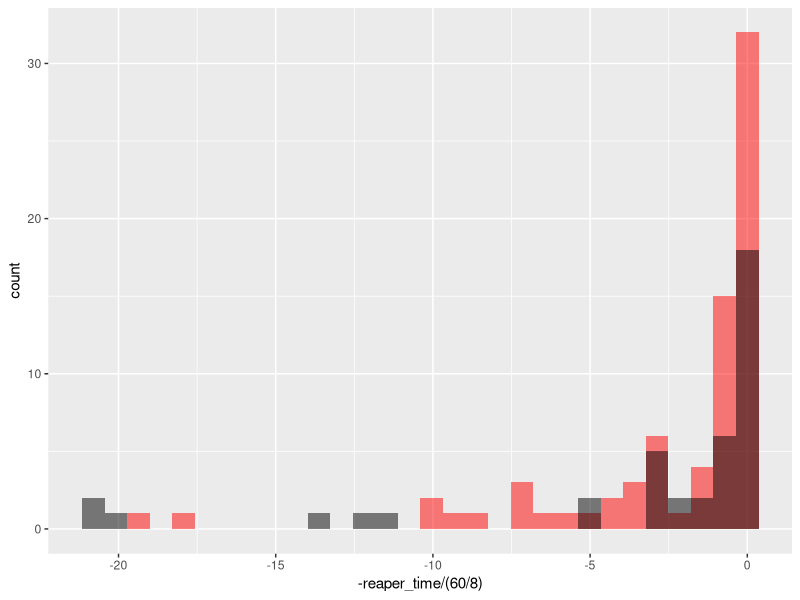

The R source for this figure:
library(dplyr)
library(tidyr)
library(stringr)
library(purrr)
library(tibble)
library(ggplot2)
library(cowplot)


define_cell_type <- function(temp_df, cell) {
  cell_count <- unlist(lapply(deframe(temp_df[,c('cell_id',cell)]), function(x) length(x)))
  cell_ratio <- unname(cell_count / temp_df$frame_count)
  return(cell_ratio)
}


# Directory
setwd(dirname(rstudioapi::getActiveDocumentContext()$path))
getwd() #check our working directory


# Load data
df_test <- read.csv('test.csv')

### Convert all lists to numeric lists
# columns_to_numlist <- c("spot_ids", "frames", "apoptotic_frames", "apoptotic_spots", 
#                         "macrophage_frames", "macrophage_spots", "touching_frames", 
#                         "touching_cells", "neighbor_frames", "neighbor_cells")
columns_to_numlist <- c(4,6:16)

for (i in columns_to_numlist) {
  # get rid of brackets on beginning and end:  str_replace_all(a, '\\[|\\]', '')
  # convert from one big string to substrings:  strsplit(str_replace_all(a, '\\[|\\]', ''), ', ')
  # convert to numeric, remove 'name' and make into a list:   list(unname(sapply(a, as.numeric)))
  # all together:  list(unname(sapply(strsplit(str_replace(a, '\\[|\\]', ''), ', ')[[1]], as.numeric)))
  # need the I(list()) part to make an 'asis' list, only way to store a list in df 
  # df_test[,i] <- I(list(lapply(df_test[,i], function(x) unname(sapply(strsplit(str_replace(x, '\\[|\\]', ''), ', ')[[1]], as.numeric)))))
  temp <- lapply(df_test[,i], function(x) unname(na.omit(sapply(strsplit(str_replace_all(x, '\\[|\\]', ''), ', ')[[1]], as.numeric))))
  df_test[,i] <- enframe(temp)[,2]
}

### cleanup data
# delete cells only present for one frame -- excluding children
df_test$parent_frame_count <- unlist(lapply(deframe(df_test[,c('cell_id','frames')]), function(x) length(x)))
df_test <- df_test %>% filter(parent_frame_count > 1)

# add in the actual frame count to include children
df_test$frame_count <- unlist(lapply(deframe(df_test[,c('cell_id','independent_frames')]), function(x) length(x)))
df_test <- df_test %>% mutate(frame_count = case_when(frame_count == 0 ~ parent_frame_count,
                                                      TRUE ~ frame_count))


### define cells
# macrophages
# I think if they are macrophage+ 1/2 of the time, they are macrophages.
# They likely won't be 100% of the time because of how the fluorescent 
# detection works with trackmate and python
# event if they are no longer fluorescing
df_test$mac_frame_ratio <- define_cell_type(df_test, 'macrophage_frames')
df_test <- df_test %>% mutate(mac_bool = case_when(mac_frame_ratio > 0.5 ~ TRUE,
                                                     .default = FALSE))

# define apoptotic
# These can be more brief flashes. In the future I may make it where they need to
# stay lit for a bit, but for now we'll just do a straight binary
df_test$dying_frame_ratio <- define_cell_type(df_test, 'apoptotic_frames')
# dead_count <- pmin(unlist(lapply(deframe(df_test[,c(3,7)]), function(x) length(x))))
df_test <- df_test %>% mutate(dying_bool = case_when(dying_frame_ratio > 0 ~ TRUE,
                                                   .default = FALSE))



### when touched
# right now touching is determined by two lists, one of all the cell ids they touch
# and one of the frame it occured on. They are in the same order... so:
# touching_cells: [3,6,1] and touching_frames: [1,1,2]
# means taht in frame 1 it is touching cell 3 and 6 and in frame 2 it touches cell 1
# we can just make another list of booleans of whether the touch was a mac or not

# we want the touch history to be transferred to children as well, but only from
# before they split... this is a fun complicated problem!
# actually it's even more complicated than that. All parents cease to exist after children split so probably should not
# even be considered cells. Also that means that children have technically been touching the entire parent line...

# first make the mac_touch bool
# temp <- df_test %>% filter(map_lgl(cell_id, ~ any(unlist(test['touching_cells']) %in% .x)))
# temp<- df_test[is.element(df_test$cell_id,  unlist(test['touching_cells'])),]
for (i in 1:nrow(df_test)) {
  if (length(df_test[i,'touching_cells'][[1]]) != 0) {
    df_test[i,'touching_mac'] <- enframe(list(unname(do.call("rbind",lapply(unlist(df_test[i,'touching_cells']), function(x) df_test[df_test$cell_id == x,]))['mac_bool'])))[,2]
  }
}

# for now this is how we will handle parents/children:
# consider the parent as just when the children are co-existent
# they will inherit all the 'touching' as the parent,
# and then later we won't look at parent cells at all in analysis
# NOTE: The touching doesn't get inherited to the 'touched'. 
# I think this is ok...

# Since the loop goes in row order the first children should always run before
# their own children
for (i in 1:nrow(df_test)) {
  if (!is.na(df_test[i,'parent_id'])) {
    parent_row <- df_test[df_test$cell_id == df_test[i,'parent_id'],]
    df_test[i,'touching_cells'] <- enframe(list(unlist(c(parent_row['touching_cells'][[1]], df_test[i,'touching_cells'][[1]]))))[,2]
    df_test[i,'touching_frames'] <- enframe(list(unlist(c(parent_row['touching_frames'][[1]], df_test[i,'touching_frames'][[1]]))))[,2]
    df_test[i,'neighbor_cells'] <- enframe(list(unlist(c(parent_row['neighbor_cells'][[1]], df_test[i,'neighbor_cells'][[1]]))))[,2]
    df_test[i,'neighbor_frames'] <- enframe(list(unlist(c(parent_row['neighbor_frames'][[1]], df_test[i,'neighbor_frames'][[1]]))))[,2]
    df_test[i,'touching_mac'] <- enframe(list(unlist(c(parent_row['touching_mac'][[1]], df_test[i,'touching_mac'][[1]]))))[,2]
  }
}

# first mac touch
# this is so damn ugly my god
df_test['first_mac_touch'] <- unlist(lapply(df_test['touching_mac'][[1]], function(x) match('TRUE', x[[1]])))
df_test['first_mac_touch'] <- apply(df_test, 1, function(x) {
  ifelse(is.na(x['first_mac_touch']), NA, x['touching_frames'][[1]][ x['first_mac_touch'][[1]][[1]][1] ] )})

# first apoptosis
df_test <- df_test %>% rowwise() %>% mutate(first_apoptosis = ifelse(!is.null(apoptotic_frames[1][[1]]), unlist(apoptotic_frames[1][[1]]),  NA))

# first touch
df_test <- df_test %>% rowwise() %>% mutate(first_touch = ifelse(!is.null(touching_frames[1][[1]]), unlist(touching_frames[1][[1]]),  NA))


# last mac touch before apoptosis

# t between mac touch and apoptosis
df_test <- df_test %>% mutate(reaper_time = case_when((!is.na(first_apoptosis) & !is.na(first_mac_touch)) ~ first_apoptosis - first_mac_touch,
                                                      TRUE ~ NA))
# t between any touch and apoptosis
df_test <- df_test %>% mutate(pre_death_touch_time = case_when((!is.na(first_apoptosis) & !is.na(first_touch)) ~ first_apoptosis - first_touch,
                                                      TRUE ~ NA))


parents <- unique(df_test$parent_id)
df_childless <- df_test[-parents[!is.na(parents)],]
### does touching make them die?
total_dying <- df_childless %>% filter(dying_bool == TRUE) %>% nrow()
dying_ratio <- total_dying / nrow(df_childless) * 100

total_mac <- df_childless %>% filter(mac_bool == TRUE) %>% nrow()
mac_ratio <- total_mac / nrow(df_childless) * 100

total_mac_touch <- df_childless %>% filter(!is.na(first_mac_touch)) %>% nrow()
total_reaped <- df_childless %>% filter(reaper_time >= 0) %>% nrow()

reaper_ratio <- total_reaped / total_dying * 100

# likelihood of any cell dying w/o mac touch
not_reaped_ratio <- df_childless %>% filter(is.na(first_mac_touch) & (dying_bool == TRUE)) %>% nrow() / nrow(df_childless) * 100
# likelihood of any cell dying touched by not mac
touched_not_mac_before_dying <- df_childless %>% filter(pre_death_touch_time >= 0 & (reaper_time < 0 | is.na(reaper_time))) %>% nrow()
total_not_mac_touch <- df_childless %>% filter(!is.na(first_touch) & (reaper_time < 0 | is.na(reaper_time))) %>% nrow()
touched_not_mac_dying_ratio <- touched_not_mac_before_dying / total_not_mac_touch * 100
# likelinhood of cells touched by macrophages dying
reaped_ratio <- total_reaped / total_mac_touch * 100



reaper_histogram <- ggplot() + geom_histogram(data = df_childless %>% filter(reaper_time >= 0), aes(x=-reaper_time/(60/8)), alpha=0.5, fill='red') + 
                 geom_histogram(data = df_childless %>% filter(pre_death_touch_time >= 0 & (reaper_time < 0 | is.na(reaper_time))), aes(x=-pre_death_touch_time/(60/8)), alpha=0.5, fill='black')

# idea https://r-graph-gallery.com/322-custom-colours-in-sankey-diagram.html
